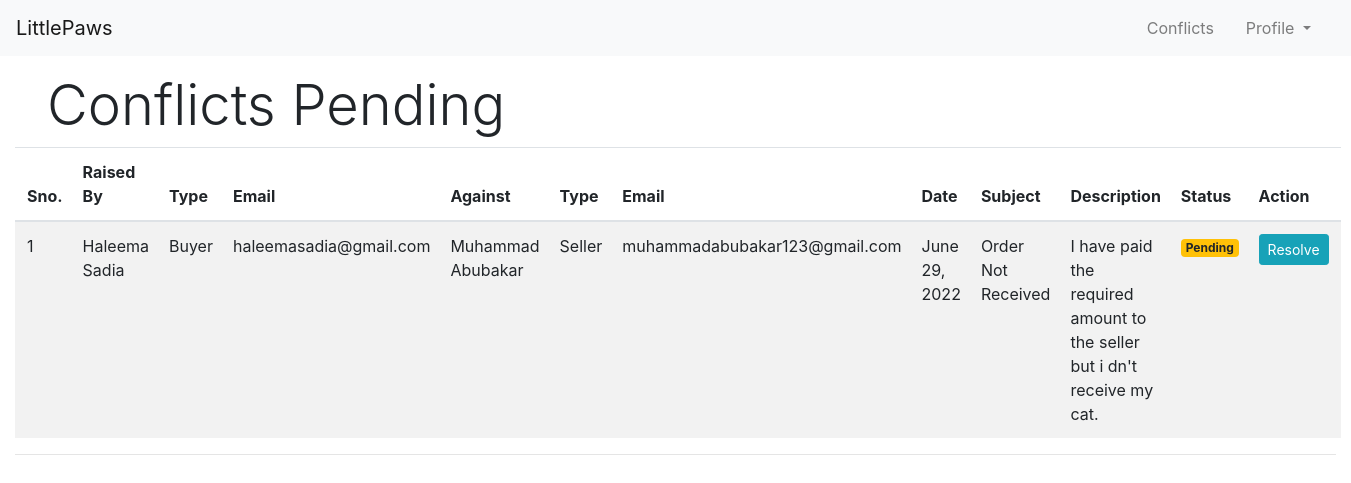
The app's page /adminbpendingc with its own data.
### store/models/conflicts.py (models this page shows, shortened)
class Conflict(models.Model):
    raisedby_name = models.CharField(max_length=50,default='')
    raisedby_type = models.CharField(max_length=10,default='')
    raisedagainst_name = models.CharField(max_length=50,default='')
    raisedby_email = models.CharField(max_length=50,default='')
    raisedagainst_email = models.CharField(max_length=50,default='')
    raisedagainst_type = models.CharField(max_length=10,default='')
    date = models.DateField(default=datetime.datetime.today)
    conflict_subject = models.CharField(max_length=40,default='')
    conflict_description = models.CharField(max_length=100,default='')
    status = models.BooleanField(default=False)
    @staticmethod
    def get_pending_conflicts():
        return Conflict.objects.filter(status = False).order_by('-date')
    class Meta:
        db_table = "conflict"

### store/views/adminbpendingc.py (the view)
# urls.py: path('adminbpendingc', AdminbPendingConflicts.as_view(), name='adminbpendingc'),
class AdminbPendingConflicts(View):
    def get(self, request):
        pendingconflicts = Conflict.get_pending_conflicts()
        print(pendingconflicts)
        data = {}
        data['conflicts'] = pendingconflicts
        print ("pending conflicts : ", pendingconflicts)
        return render(request, 'adminb_pendingconflicts.html', data)

### store/templates/adminb_pendingconflicts.html
{% extends 'baseadmin.html' %} {% block content %}
<div class="mb-5">hello</div>
<div class="container-fluid mt-3">
  <div>
    <h1 class="display-4 pl-4 ml-2">Conflicts Pending</h1>
    <table class="table table-striped table-inverse">
      <thead class="thead-inverse">
        <tr>
          <th>Sno.</th>
          <th class="pl-2">Raised By</th>
          <th class="pl-2">Type</th>
          <th class="pl-2">Email</th>
          <th class="pl-2">Against</th>
          <th class="pl-2">Type</th>
          <th class="pl-2">Email</th>
          <th class="pl-2">Date</th>
          <th class="pl-2">Subject</th>
          <th class="pl-2">Description</th>
          <th class="pl-2">Status</th>
          <th class="pl-2">Action</th>
        </tr>
      </thead>
      <tbody>
        {% for conflict in conflicts %}
        <tr>
          <td>{{forloop.counter}}</td>
          <td class="pl-2">{{conflict.raisedby_name}}</td>
          <td class="pl-2">{{conflict.raisedby_type}}</td>
          <td class="pl-2">{{conflict.raisedby_email}}</td>
          <td class="pl-2">{{conflict.raisedagainst_name}}</td>
          <td class="pl-2">{{conflict.raisedagainst_type}}</td>
          <td class="pl-2">{{conflict.raisedagainst_email}}</td>
          <td class="pl-2">{{conflict.date}}</td>
          <td class="pl-2">{{conflict.conflict_subject}}</td>
          <td class="pl-2">{{conflict.conflict_description}}</td>
          {% if conflict.status %}
          <td class="pl-2">
            <small class="badge badge-success">Resolved</small>
          </td>
          {%else%}
          <td class="pl-2">
            <small class="badge badge-warning">Pending</small>
          </td>
          {%endif%}
          <td class="pl-2">
            <a
              href="{% url 'conflictstatuschange' conflict.id %}"
              role="button"
              class="btn btn-info btn-sm"
              >Resolve</a
            >
          </td>
        </tr>
        {% endfor %}
      </tbody>
    </table>
    <hr />
  </div>
</div>
{% endblock %}

### records on screen
Conflict: raisedby_name "Haleema Sadia", raisedby_type "Buyer", raisedby_email "haleemasadia@gmail.com", raisedagainst_name "Muhammad Abubakar", raisedagainst_type "Seller", raisedagainst_email "muhammadabubakar123@gmail.com", date "June 29, 2022", conflict_subject "Order Not Received", conflict_description "I have paid the required amount to the seller but i dn't receive my cat.", status "Pending"
